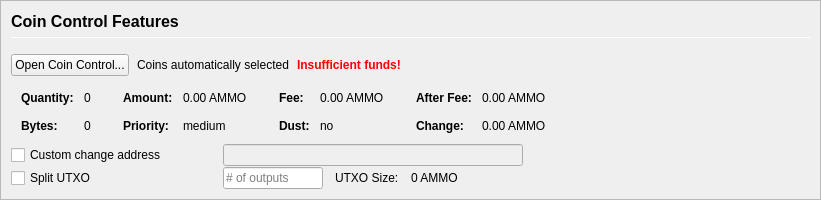
         <widget class="QFrame" name="frameCoinControl">
          <property name="sizePolicy">
           <sizepolicy hsizetype="Expanding" vsizetype="Expanding">
            <horstretch>0</horstretch>
            <verstretch>0</verstretch>
           </sizepolicy>
          </property>
          <property name="maximumSize">
           <size>
            <width>16777215</width>
            <height>16777215</height>
           </size>
          </property>
          <property name="frameShape">
           <enum>QFrame::StyledPanel</enum>
          </property>
          <property name="frameShadow">
           <enum>QFrame::Sunken</enum>
          </property>
          <layout class="QVBoxLayout" name="verticalLayoutCoinControl2">
           <property name="spacing">
            <number>0</number>
           </property>
           <property name="margin">
            <number>0</number>
           </property>
           <item>
            <widget class="QFrame" name="frameCoinControl_BG">
             <layout class="QVBoxLayout" name="verticalLayoutCoinControl" stretch="0,0,0,0,0,0">
              <property name="spacing">
               <number>1</number>
              </property>
              <property name="leftMargin">
               <number>10</number>
              </property>
              <property name="topMargin">
               <number>10</number>
              </property>
              <item>
               <layout class="QHBoxLayout" name="horizontalLayoutCoinControl1">
                <property name="bottomMargin">
                 <number>15</number>
                </property>
                <item>
                 <layout class="QVBoxLayout" name="verticalLayout_3">
                  <property name="spacing">
                   <number>6</number>
                  </property>
                  <item>
                   <widget class="QLabel" name="labelCoinControlFeatures">
                    <property name="sizePolicy">
                     <sizepolicy hsizetype="Preferred" vsizetype="Maximum">
                      <horstretch>0</horstretch>
                      <verstretch>0</verstretch>
                     </sizepolicy>
                    </property>
                    <property name="minimumSize">
                     <size>
                      <width>0</width>
                      <height>20</height>
                     </size>
                    </property>
                    <property name="font">
                     <font>
                      <pointsize>12</pointsize>
                      <weight>75</weight>
                      <bold>true</bold>
                     </font>
                    </property>
                    <property name="styleSheet">
                     <string notr="true">font-weight:bold;</string>
                    </property>
                    <property name="text">
                     <string>Coin Control Features</string>
                    </property>
                   </widget>
                  </item>
                  <item>
                   <widget class="Line" name="line">
                    <property name="minimumSize">
                     <size>
                      <width>0</width>
                      <height>1</height>
                     </size>
                    </property>
                    <property name="maximumSize">
                     <size>
                      <width>16777215</width>
                      <height>1</height>
                     </size>
                    </property>
                    <property name="orientation">
                     <enum>Qt::Horizontal</enum>
                    </property>
                   </widget>
                  </item>
                 </layout>
                </item>
               </layout>
              </item>
              <item>
               <layout class="QHBoxLayout" name="horizontalLayoutCoinControl2" stretch="0,0,0,0">
                <property name="spacing">
                 <number>8</number>
                </property>
                <property name="bottomMargin">
                 <number>10</number>
                </property>
                <item>
                 <widget class="QPushButton" name="pushButtonCoinControl">
                  <property name="styleSheet">
                   <string notr="true"/>
                  </property>
                  <property name="text">
                   <string>Open Coin Control...</string>
                  </property>
                  <property name="autoDefault">
                   <bool>false</bool>
                  </property>
                 </widget>
                </item>
                <item>
                 <widget class="QLabel" name="labelCoinControlAutomaticallySelected">
                  <property name="text">
                   <string>Coins automatically selected</string>
                  </property>
                  <property name="margin">
                   <number>5</number>
                  </property>
                 </widget>
                </item>
                <item>
                 <widget class="QLabel" name="labelCoinControlInsuffFunds">
                  <property name="font">
                   <font>
                    <weight>75</weight>
                    <bold>true</bold>
                   </font>
                  </property>
                  <property name="styleSheet">
                   <string notr="true">color:red;font-weight:bold;</string>
                  </property>
                  <property name="text">
                   <string>Insufficient funds!</string>
                  </property>
                  <property name="margin">
                   <number>5</number>
                  </property>
                 </widget>
                </item>
                <item>
                 <spacer name="horizontalSpacerCoinControl">
                  <property name="orientation">
                   <enum>Qt::Horizontal</enum>
                  </property>
                  <property name="sizeHint" stdset="0">
                   <size>
                    <width>40</width>
                    <height>1</height>
                   </size>
                  </property>
                 </spacer>
                </item>
               </layout>
              </item>
              <item>
               <widget class="QWidget" name="widgetCoinControl" native="true">
                <property name="sizePolicy">
                 <sizepolicy hsizetype="Preferred" vsizetype="Preferred">
                  <horstretch>0</horstretch>
                  <verstretch>0</verstretch>
                 </sizepolicy>
                </property>
                <property name="minimumSize">
                 <size>
                  <width>0</width>
                  <height>0</height>
                 </size>
                </property>
                <property name="styleSheet">
                 <string notr="true"/>
                </property>
                <layout class="QHBoxLayout" name="horizontalLayoutCoinControl5">
                 <property name="margin">
                  <number>0</number>
                 </property>
                 <item>
                  <layout class="QHBoxLayout" name="horizontalLayoutCoinControl3" stretch="0,0,0,1">
                   <property name="spacing">
                    <number>20</number>
                   </property>
                   <property name="topMargin">
                    <number>0</number>
                   </property>
                   <property name="bottomMargin">
                    <number>10</number>
                   </property>
                   <item>
                    <layout class="QFormLayout" name="formLayoutCoinControl1">
                     <property name="horizontalSpacing">
                      <number>10</number>
                     </property>
                     <property name="verticalSpacing">
                      <number>14</number>
                     </property>
                     <property name="leftMargin">
                      <number>10</number>
                     </property>
                     <property name="topMargin">
                      <number>4</number>
                     </property>
                     <property name="rightMargin">
                      <number>6</number>
                     </property>
                     <item row="0" column="0">
                      <widget class="QLabel" name="labelCoinControlQuantityText">
                       <property name="font">
                        <font>
                         <weight>75</weight>
                         <bold>true</bold>
                        </font>
                       </property>
                       <property name="text">
                        <string>Quantity:</string>
                       </property>
                       <property name="margin">
                        <number>0</number>
                       </property>
                      </widget>
                     </item>
                     <item row="0" column="1">
                      <widget class="QLabel" name="labelCoinControlQuantity">
                       <property name="cursor">
                        <cursorShape>IBeamCursor</cursorShape>
                       </property>
                       <property name="contextMenuPolicy">
                        <enum>Qt::ActionsContextMenu</enum>
                       </property>
                       <property name="text">
                        <string notr="true">0</string>
                       </property>
                       <property name="margin">
                        <number>0</number>
                       </property>
                       <property name="textInteractionFlags">
                        <set>Qt::LinksAccessibleByMouse|Qt::TextSelectableByKeyboard|Qt::TextSelectableByMouse</set>
                       </property>
                      </widget>
                     </item>
                     <item row="1" column="0">
                      <widget class="QLabel" name="labelCoinControlBytesText">
                       <property name="font">
                        <font>
                         <weight>75</weight>
                         <bold>true</bold>
                        </font>
                       </property>
                       <property name="text">
                        <string>Bytes:</string>
                       </property>
                      </widget>
                     </item>
                     <item row="1" column="1">
                      <widget class="QLabel" name="labelCoinControlBytes">
                       <property name="cursor">
                        <cursorShape>IBeamCursor</cursorShape>
                       </property>
                       <property name="contextMenuPolicy">
                        <enum>Qt::ActionsContextMenu</enum>
                       </property>
                       <property name="text">
                        <string notr="true">0</string>
                       </property>
                       <property name="textInteractionFlags">
                        <set>Qt::LinksAccessibleByMouse|Qt::TextSelectableByKeyboard|Qt::TextSelectableByMouse</set>
                       </property>
                      </widget>
                     </item>
                    </layout>
                   </item>
                   <item>
                    <layout class="QFormLayout" name="formLayoutCoinControl2">
                     <property name="horizontalSpacing">
                      <number>10</number>
                     </property>
                     <property name="verticalSpacing">
                      <number>14</number>
                     </property>
                     <property name="leftMargin">
                      <number>6</number>
                     </property>
                     <property name="topMargin">
                      <number>4</number>
                     </property>
                     <property name="rightMargin">
                      <number>6</number>
                     </property>
                     <item row="0" column="0">
                      <widget class="QLabel" name="labelCoinControlAmountText">
                       <property name="font">
                        <font>
                         <weight>75</weight>
                         <bold>true</bold>
                        </font>
                       </property>
                       <property name="text">
                        <string>Amount:</string>
                       </property>
                       <property name="margin">
                        <number>0</number>
                       </property>
                      </widget>
                     </item>
                     <item row="0" column="1">
                      <widget class="QLabel" name="labelCoinControlAmount">
                       <property name="cursor">
                        <cursorShape>IBeamCursor</cursorShape>
                       </property>
                       <property name="contextMenuPolicy">
                        <enum>Qt::ActionsContextMenu</enum>
                       </property>
                       <property name="text">
                        <string notr="true">0.00 AMMO</string>
                       </property>
                       <property name="textInteractionFlags">
                        <set>Qt::LinksAccessibleByMouse|Qt::TextSelectableByKeyboard|Qt::TextSelectableByMouse</set>
                       </property>
                      </widget>
                     </item>
                     <item row="1" column="0">
                      <widget class="QLabel" name="labelCoinControlPriorityText">
                       <property name="font">
                        <font>
                         <weight>75</weight>
                         <bold>true</bold>
                        </font>
                       </property>
                       <property name="text">
                        <string>Priority:</string>
                       </property>
                      </widget>
                     </item>
                     <item row="1" column="1">
                      <widget class="QLabel" name="labelCoinControlPriority">
                       <property name="cursor">
                        <cursorShape>IBeamCursor</cursorShape>
                       </property>
                       <property name="contextMenuPolicy">
                        <enum>Qt::ActionsContextMenu</enum>
                       </property>
                       <property name="text">
                        <string>medium</string>
                       </property>
                       <property name="textInteractionFlags">
                        <set>Qt::LinksAccessibleByMouse|Qt::TextSelectableByKeyboard|Qt::TextSelectableByMouse</set>
                       </property>
                      </widget>
                     </item>
                    </layout>
                   </item>
                   <item>
                    <layout class="QFormLayout" name="formLayoutCoinControl3">
                     <property name="horizontalSpacing">
                      <number>10</number>
                     </property>
                     <property name="verticalSpacing">
                      <number>14</number>
                     </property>
                     <property name="leftMargin">
                      <number>6</number>
                     </property>
                     <property name="topMargin">
                      <number>4</number>
                     </property>
                     <property name="rightMargin">
                      <number>6</number>
                     </property>
                     <item row="0" column="0">
                      <widget class="QLabel" name="labelCoinControlFeeText">
                       <property name="font">
                        <font>
                         <weight>75</weight>
                         <bold>true</bold>
                        </font>
                       </property>
                       <property name="text">
                        <string>Fee:</string>
                       </property>
                       <property name="margin">
                        <number>0</number>
                       </property>
                      </widget>
                     </item>
                     <item row="0" column="1">
                      <widget class="QLabel" name="labelCoinControlFee">
                       <property name="cursor">
                        <cursorShape>IBeamCursor</cursorShape>
                       </property>
                       <property name="contextMenuPolicy">
                        <enum>Qt::ActionsContextMenu</enum>
                       </property>
                       <property name="text">
                        <string notr="true">0.00 AMMO</string>
                       </property>
                       <property name="textInteractionFlags">
                        <set>Qt::LinksAccessibleByMouse|Qt::TextSelectableByKeyboard|Qt::TextSelectableByMouse</set>
                       </property>
                      </widget>
                     </item>
                     <item row="1" column="0">
                      <widget class="QLabel" name="labelCoinControlLowOutputText">
                       <property name="font">
                        <font>
                         <weight>75</weight>
                         <bold>true</bold>
                        </font>
                       </property>
                       <property name="text">
                        <string>Dust:</string>
                       </property>
                      </widget>
                     </item>
                     <item row="1" column="1">
                      <widget class="QLabel" name="labelCoinControlLowOutput">
                       <property name="cursor">
                        <cursorShape>IBeamCursor</cursorShape>
                       </property>
                       <property name="contextMenuPolicy">
                        <enum>Qt::ActionsContextMenu</enum>
                       </property>
                       <property name="text">
                        <string>no</string>
                       </property>
                       <property name="textInteractionFlags">
                        <set>Qt::LinksAccessibleByMouse|Qt::TextSelectableByKeyboard|Qt::TextSelectableByMouse</set>
                       </property>
                      </widget>
                     </item>
                    </layout>
                   </item>
                   <item>
                    <layout class="QFormLayout" name="formLayoutCoinControl4">
                     <property name="horizontalSpacing">
                      <number>10</number>
                     </property>
                     <property name="verticalSpacing">
                      <number>14</number>
                     </property>
                     <property name="leftMargin">
                      <number>6</number>
                     </property>
                     <property name="topMargin">
                      <number>4</number>
                     </property>
                     <property name="rightMargin">
                      <number>6</number>
                     </property>
                     <item row="0" column="0">
                      <widget class="QLabel" name="labelCoinControlAfterFeeText">
                       <property name="font">
                        <font>
                         <weight>75</weight>
                         <bold>true</bold>
                        </font>
                       </property>
                       <property name="text">
                        <string>After Fee:</string>
                       </property>
                       <property name="margin">
                        <number>0</number>
                       </property>
                      </widget>
                     </item>
                     <item row="0" column="1">
                      <widget class="QLabel" name="labelCoinControlAfterFee">
                       <property name="cursor">
                        <cursorShape>IBeamCursor</cursorShape>
                       </property>
                       <property name="contextMenuPolicy">
                        <enum>Qt::ActionsContextMenu</enum>
                       </property>
                       <property name="text">
                        <string notr="true">0.00 AMMO</string>
                       </property>
                       <property name="textInteractionFlags">
                        <set>Qt::LinksAccessibleByMouse|Qt::TextSelectableByKeyboard|Qt::TextSelectableByMouse</set>
                       </property>
                      </widget>
                     </item>
                     <item row="1" column="0">
                      <widget class="QLabel" name="labelCoinControlChangeText">
                       <property name="font">
                        <font>
                         <weight>75</weight>
                         <bold>true</bold>
                        </font>
                       </property>
                       <property name="text">
                        <string>Change:</string>
                       </property>
                      </widget>
                     </item>
                     <item row="1" column="1">
                      <widget class="QLabel" name="labelCoinControlChange">
                       <property name="cursor">
                        <cursorShape>IBeamCursor</cursorShape>
                       </property>
                       <property name="contextMenuPolicy">
                        <enum>Qt::ActionsContextMenu</enum>
                       </property>
                       <property name="text">
                        <string notr="true">0.00 AMMO</string>
                       </property>
                       <property name="textInteractionFlags">
                        <set>Qt::LinksAccessibleByMouse|Qt::TextSelectableByKeyboard|Qt::TextSelectableByMouse</set>
                       </property>
                      </widget>
                     </item>
                    </layout>
                   </item>
                  </layout>
                 </item>
                </layout>
               </widget>
              </item>
              <item>
               <layout class="QHBoxLayout" name="horizontalLayoutCoinControl4">
                <property name="spacing">
                 <number>12</number>
                </property>
                <property name="sizeConstraint">
                 <enum>QLayout::SetDefaultConstraint</enum>
                </property>
                <property name="topMargin">
                 <number>0</number>
                </property>
                <property name="rightMargin">
                 <number>0</number>
                </property>
                <item>
                 <widget class="QCheckBox" name="checkBoxCoinControlChange">
                  <property name="sizePolicy">
                   <sizepolicy hsizetype="Preferred" vsizetype="Preferred">
                    <horstretch>0</horstretch>
                    <verstretch>0</verstretch>
                   </sizepolicy>
                  </property>
                  <property name="minimumSize">
                   <size>
                    <width>200</width>
                    <height>0</height>
                   </size>
                  </property>
                  <property name="maximumSize">
                   <size>
                    <width>200</width>
                    <height>16777215</height>
                   </size>
                  </property>
                  <property name="toolTip">
                   <string>If this is activated, but the change address is empty or invalid, change will be sent to a newly generated address.</string>
                  </property>
                  <property name="text">
                   <string>Custom change address</string>
                  </property>
                 </widget>
                </item>
                <item>
                 <widget class="QValidatedLineEdit" name="lineEditCoinControlChange">
                  <property name="enabled">
                   <bool>false</bool>
                  </property>
                  <property name="sizePolicy">
                   <sizepolicy hsizetype="Preferred" vsizetype="Preferred">
                    <horstretch>0</horstretch>
                    <verstretch>0</verstretch>
                   </sizepolicy>
                  </property>
                  <property name="minimumSize">
                   <size>
                    <width>300</width>
                    <height>0</height>
                   </size>
                  </property>
                 </widget>
                </item>
                <item>
                 <widget class="QLabel" name="labelCoinControlChangeLabel">
                  <property name="sizePolicy">
                   <sizepolicy hsizetype="Preferred" vsizetype="Preferred">
                    <horstretch>0</horstretch>
                    <verstretch>0</verstretch>
                   </sizepolicy>
                  </property>
                  <property name="minimumSize">
                   <size>
                    <width>100</width>
                    <height>0</height>
                   </size>
                  </property>
                  <property name="text">
                   <string/>
                  </property>
                  <property name="margin">
                   <number>3</number>
                  </property>
                 </widget>
                </item>
               </layout>
              </item>
              <item>
               <layout class="QHBoxLayout" name="horizontalLayoutCoinControl6">
                <property name="spacing">
                 <number>12</number>
                </property>
                <property name="rightMargin">
                 <number>0</number>
                </property>
                <item>
                 <widget class="QCheckBox" name="splitBlockCheckBox">
                  <property name="sizePolicy">
                   <sizepolicy hsizetype="Preferred" vsizetype="Preferred">
                    <horstretch>0</horstretch>
                    <verstretch>0</verstretch>
                   </sizepolicy>
                  </property>
                  <property name="minimumSize">
                   <size>
                    <width>200</width>
                    <height>0</height>
                   </size>
                  </property>
                  <property name="maximumSize">
                   <size>
                    <width>200</width>
                    <height>16777215</height>
                   </size>
                  </property>
                  <property name="text">
                   <string>Split UTXO</string>
                  </property>
                 </widget>
                </item>
                <item>
                 <widget class="QLineEdit" name="splitBlockLineEdit">
                  <property name="sizePolicy">
                   <sizepolicy hsizetype="Preferred" vsizetype="Preferred">
                    <horstretch>50</horstretch>
                    <verstretch>0</verstretch>
                   </sizepolicy>
                  </property>
                  <property name="minimumSize">
                   <size>
                    <width>100</width>
                    <height>0</height>
                   </size>
                  </property>
                  <property name="maximumSize">
                   <size>
                    <width>100</width>
                    <height>16777215</height>
                   </size>
                  </property>
                  <property name="placeholderText">
                   <string># of outputs</string>
                  </property>
                 </widget>
                </item>
                <item>
                 <widget class="QLabel" name="labelBlockSizeText">
                  <property name="text">
                   <string>UTXO Size:</string>
                  </property>
                 </widget>
                </item>
                <item>
                 <widget class="QLabel" name="labelBlockSize">
                  <property name="text">
                   <string>0 AMMO</string>
                  </property>
                 </widget>
                </item>
                <item>
                 <spacer name="horizontalSpacer_7">
                  <property name="orientation">
                   <enum>Qt::Horizontal</enum>
                  </property>
                  <property name="sizeHint" stdset="0">
                   <size>
                    <width>40</width>
                    <height>20</height>
                   </size>
                  </property>
                 </spacer>
                </item>
               </layout>
              </item>
              <item>
               <spacer name="verticalSpacerCoinControl">
                <property name="orientation">
                 <enum>Qt::Vertical</enum>
                </property>
                <property name="sizeHint" stdset="0">
                 <size>
                  <width>800</width>
                  <height>1</height>
                 </size>
                </property>
               </spacer>
              </item>
             </layout>
            </widget>
           </item>
          </layout>
         </widget>
